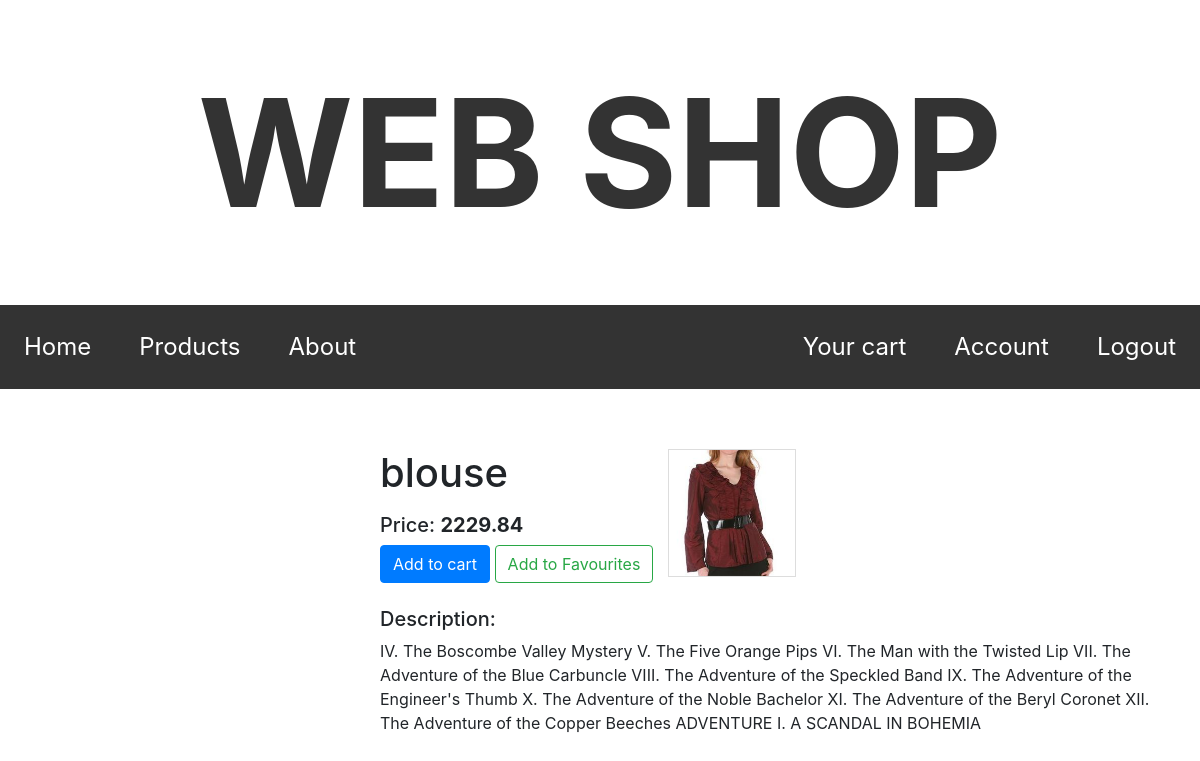
Page /products/6 (signed in) on the committed database.
### web_shop/models.py (models this page shows, shortened)
class Product(db.Model):
    id = db.Column(db.Integer(), primary_key=True)
    name = db.Column(db.String(80), nullable=False, unique=True)
    price = db.Column(db.Integer(), nullable=False)  # in cents
    description = db.Column(db.Text(), default='XDDDD', nullable=False)
    date_added = db.Column(db.DateTime(), nullable=False, default=datetime.utcnow)
    image = db.Column(db.String(), nullable=False, default='pokemon.jpg')

### web_shop/routes.py (the view)
@app.route('/products/<int:product_id>')
def this_product(product_id):
    product = Product.query.filter_by(id=product_id).first()
    in_favourites = product_id in set((product.id for product in current_user.favourites))  # product is already in users favourites
    return render_template('this_product.html', title=product.name, in_favourites=in_favourites,
                           product=product, cart=session.get('cart'), Product=Product, show_modal=False)

### web_shop/models.py (called while the page is built)
@login_manager.user_loader
def load_user(user_id):
    user = User.query.get(int(user_id))
    if user:
        if user.true_user:  # has email and password, is able to log in, otherwise User() only stores address
            return user

### web_shop/templates/this_product.html
{% extends "layout.html" %}
{% block content %}
    <div class="left-content">
    </div>
    <article class="main-content">
        <div class="d-flex mb-4">
            <div class="row">
                <div class="col">
                    <h1 class="mb-3">{{ product.name }}</h1>
                    <h5>Price: <span class="font-weight-bold">{{ "{:.2f}".format(product.price / 100) }}</span></h5>
                    <a class='btn btn-primary' href="{{ url_for('add_to_cart', product_id=product.id) }}">Add to cart</a>
                    {% if current_user.is_authenticated %}
                        {% if in_favourites %}
                            <a class='btn btn-success' href="{{ url_for('add_or_remove_from_favourites', product_id=product.id) }}">Remove from Favourites</a>
                        {% else %}
                            <a class='btn btn-outline-success' href="{{ url_for('add_or_remove_from_favourites', product_id=product.id) }}">Add to Favourites</a>
                        {% endif %}
                    {% endif %}
                </div>
                <img class="product-image" src="{{ url_for('static', filename='pictures/' + product.image) }}">
            </div>
        </div>
        <h5>Description: </h5>
        <p>{{ product.description }}</p>
    </article>
{% endblock content %}

### web_shop/static/main.css (style rules this page uses)
a { text-decoration: none; }
.left-content { float: left; padding: 20px; width: 30%; }
.product-image { border: 1px solid #ddd; width: 8em; height: 8em; }
.main-content { float: left; width: 70%; padding: 20px; }
* { box-sizing: border-box; }

### rows in the picture
Product: name "blouse", product.price/100 "2229.84", image (picture), description "IV. The Boscombe Valley Mystery V. The Five Orange Pips VI. The Man with the Twisted Lip VII. The Adventure of the Blue Carbuncle VIII. The Adventure of the Speckled Band IX. The Adventure of the Engineer's Thumb X. The Adventure of the Noble Bachelor XI. The Adventure of the Beryl Coronet XII. The Adventure of the Copper Beeches ADVENTURE I. A SCANDAL IN BOHEMIA"
